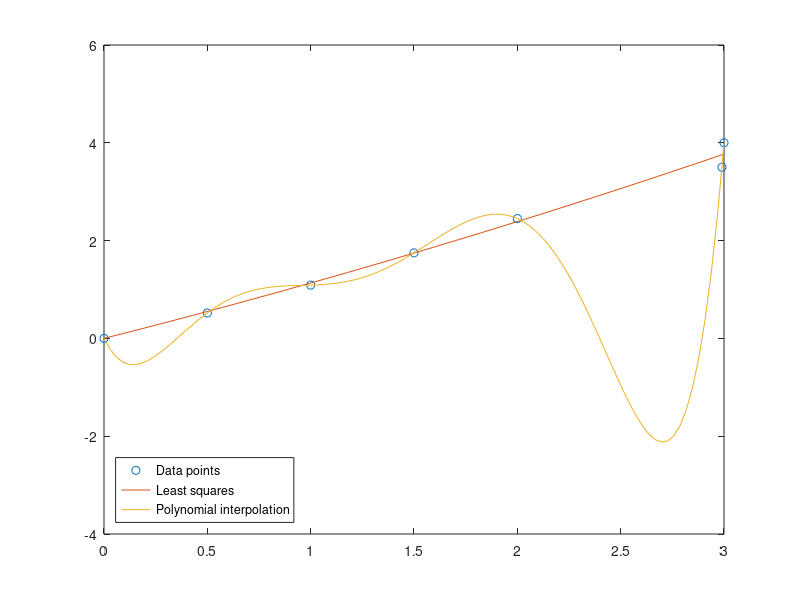

MATLAB code for this plot:
% Data points 
x = [0 0.5 1 1.5 2 2.99 3]';
y = [0 0.52 1.09 1.75 2.45 3.5 4]';
plot(x,y,'o')
hold on

% Least squares
A1 = [x, x.^2];
ab=A1\y;
mkv = @(t) ab(1)*t + ab(2)*t^2;
fplot(mkv,[0 3])

% Polynomial interpolation
n = length(x)-1;
p = polyfit(x,y,n);
t = linspace(0,3);
f = polyval(p,t);
plot(t,f)

legend('Data points', 'Least squares', 'Polynomial interpolation', 'Location', 'southwest')